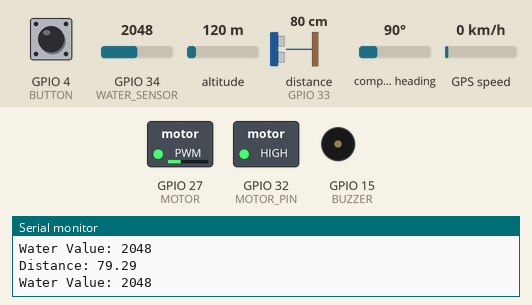
Simulated run of this sketch. Board: ESP32. On the bench: switched loads named in the sketch (green lamp = pin HIGH), buzzer (waves = sounding, pin HIGH), the last lines printed to the serial monitor. Wiring (inferred from the names in the program): ultrasonic range finder: trigger GPIO 25; echo GPIO 33. Inputs (shaded band) come from the test bench; at power-on: GPIO 34 (WATER_SENSOR) = 2048, distance to the obstacle (sensor on GPIO 33) 80 cm, GPIO 4 (BUTTON) HIGH, altitude 120 m, compass heading 90°, GPS speed 0 km/h. The echo pulse lasts 58.3 µs per cm; the GPS gets a fix after 3 s at 37.7749, -122.4194 with 8 satellites; no radio packets arrive unless stated; pins used as bus, display or sensor lines are not drawn.

Above: at 0.6 s.
1.3 s: GPIO 34 (WATER_SENSOR) set to 1545
4.8 s: GPIO 34 (WATER_SENSOR) set to 1435
At 5.2 s:
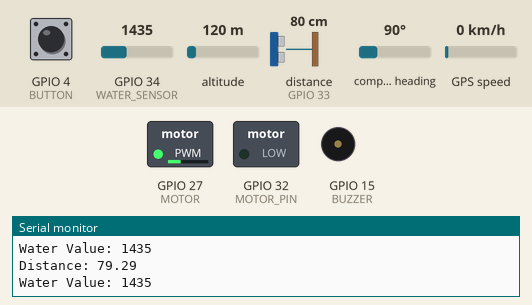
6.3 s: distance to the obstacle (sensor on GPIO 33) set to 12 cm
At 7.5 s:
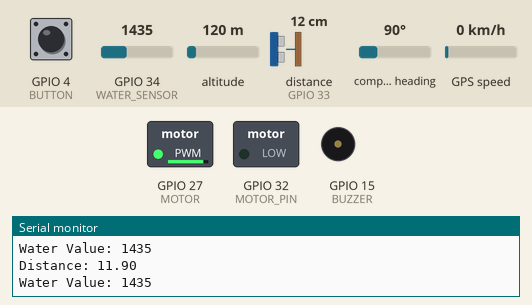
7.8 s: distance to the obstacle (sensor on GPIO 33) set to 9 cm
At 8.05 s:
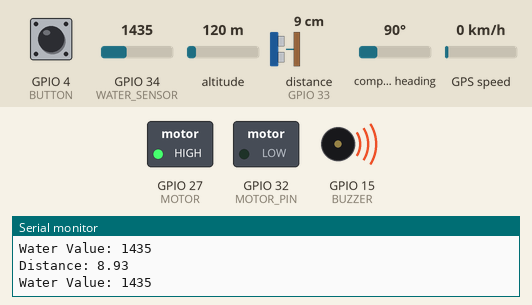
11.3 s: distance to the obstacle (sensor on GPIO 33) set to 35 cm
At 11.8 s:
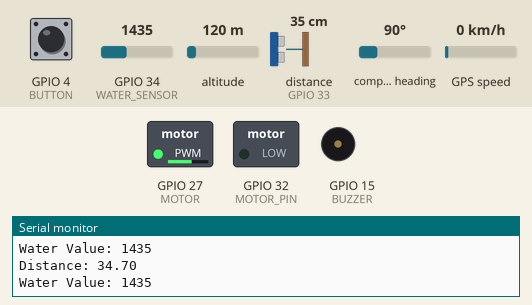
12.8 s: GPIO 34 (WATER_SENSOR) set to 1540
At 13.59 s:
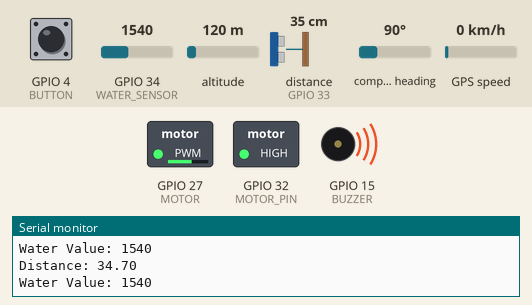
Timing chart, 0 to 17.3 s (numbered marks = the images above; inputs shaded):
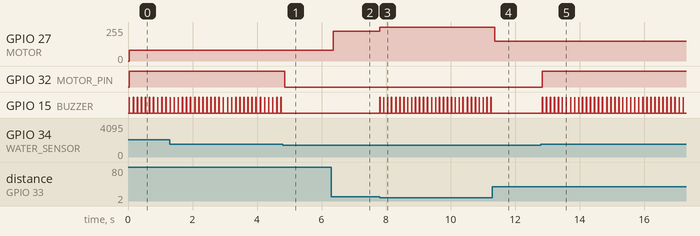

The sketch:

TX_code.ino
```cpp
#include <TinyGPS++.h>
#include <HardwareSerial.h>
#include <SPI.h>
#include <LoRa.h>

TinyGPSPlus gps;
HardwareSerial gpsSerial(1);

#define BUTTON 4

#define SS 5
#define RST 14
#define DIO0 26
#define WATER_SENSOR 34
#define TRIG 25
#define ECHO 33
#define MOTOR 27
#define MOTOR_PIN 32
#define BUZZER 15

#define PWM_CHANNEL 0
#define PWM_FREQ 2000
#define PWM_RES 8

void setup()
{
  Serial.begin(115200);

  pinMode(BUTTON, INPUT_PULLUP);

  pinMode(TRIG, OUTPUT);
  pinMode(ECHO, INPUT);
  pinMode(BUZZER, OUTPUT);
  pinMode(MOTOR_PIN, OUTPUT);

  ledcSetup(PWM_CHANNEL, PWM_FREQ, PWM_RES);
  ledcAttachPin(MOTOR, PWM_CHANNEL);

  gpsSerial.begin(9600, SERIAL_8N1, 16, 17);

  LoRa.setPins(SS, RST, DIO0);

  if (!LoRa.begin(433E6))
  {
    Serial.println("LoRa init failed");
    while (1);
  }

  Serial.println("System Ready");
}

void loop()
{
  while (gpsSerial.available())
  {
    gps.encode(gpsSerial.read());
  }

  if (digitalRead(BUTTON) == LOW)
  {
    if (gps.location.isValid())
    {
      float lat = gps.location.lat();
      float lon = gps.location.lng();

      Serial.println("SOS Button Pressed!");

      Serial.print("Latitude: ");
      Serial.println(lat, 6);

      Serial.print("Longitude: ");
      Serial.println(lon, 6);

      LoRa.beginPacket();
      LoRa.print(lat, 6);
      LoRa.print(",");
      LoRa.print(lon, 6);
      LoRa.endPacket();

      Serial.println("Location Sent");

      delay(5000);
    }
  }

  digitalWrite(TRIG, LOW);
  delayMicroseconds(2);
  digitalWrite(TRIG, HIGH);
  delayMicroseconds(10);
  digitalWrite(TRIG, LOW);

  long duration = pulseIn(ECHO, HIGH, 30000);
  float distance = duration * 0.034 / 2;

  Serial.print("Distance: ");
  Serial.println(distance);

  int waterValue = analogRead(WATER_SENSOR);

  Serial.print("Water Value: ");
  Serial.println(waterValue);

  if (distance <= 10 && waterValue > 1500)
  {
    ledcWrite(PWM_CHANNEL, 255);
    digitalWrite(MOTOR_PIN, HIGH);

    digitalWrite(BUZZER, HIGH);
    delay(10);
    digitalWrite(BUZZER, LOW);
    delay(10);
  }

  else if ((distance > 80 || distance <= 0) && waterValue > 1500)
  {
    ledcWrite(PWM_CHANNEL, 0);
    digitalWrite(MOTOR_PIN, HIGH);

    digitalWrite(BUZZER, HIGH);
    delay(10);
    digitalWrite(BUZZER, LOW);
    delay(10);
  }

  else if ((distance > 50 && distance <= 80) && waterValue > 1500)
  {
    ledcWrite(PWM_CHANNEL, 80);
    digitalWrite(MOTOR_PIN, HIGH);

    digitalWrite(BUZZER, HIGH);
    delay(10);
    digitalWrite(BUZZER, LOW);
    delay(10);
  }

  else if ((distance > 25 && distance <= 50) && waterValue > 1500)
  {
    ledcWrite(PWM_CHANNEL, 150);
    digitalWrite(MOTOR_PIN, HIGH);

    digitalWrite(BUZZER, HIGH);
    delay(10);
    digitalWrite(BUZZER, LOW);
    delay(10);
  }

  else if (distance <= 25 && waterValue > 1500)
  {
    ledcWrite(PWM_CHANNEL, 225);
    digitalWrite(MOTOR_PIN, HIGH);

    digitalWrite(BUZZER, HIGH);
    delay(10);
    digitalWrite(BUZZER, LOW);
    delay(10);
  }

  else if (waterValue > 1500)
  {
    ledcWrite(PWM_CHANNEL, 0);
    digitalWrite(MOTOR_PIN, HIGH);

    digitalWrite(BUZZER, HIGH);
    delay(10);
    digitalWrite(BUZZER, LOW);
    delay(10);
  }

  else if (distance > 80 || distance <= 0)
  {
    ledcWrite(PWM_CHANNEL, 0);
    digitalWrite(BUZZER, LOW);
    digitalWrite(MOTOR_PIN, LOW);
  }

  else if (distance > 50 && distance <= 80)
  {
    ledcWrite(PWM_CHANNEL, 80);
    digitalWrite(BUZZER, LOW);
    digitalWrite(MOTOR_PIN, LOW);
  }

  else if (distance > 25 && distance <= 50)
  {
    ledcWrite(PWM_CHANNEL, 150);
    digitalWrite(BUZZER, LOW);
    digitalWrite(MOTOR_PIN, LOW);
  }

  else if (distance <= 10)
  {
    ledcWrite(PWM_CHANNEL, 255);

    digitalWrite(BUZZER, HIGH);
    delay(10);
    digitalWrite(BUZZER, LOW);
    delay(10);

    digitalWrite(MOTOR_PIN, LOW);
  }

  else if (distance <= 25)
  {
    ledcWrite(PWM_CHANNEL, 225);
    digitalWrite(MOTOR_PIN, LOW);
  }

  delay(100);
}
```

Measured:
- the behaviour switches between 1501 and 1500 on GPIO 34 (WATER_SENSOR) (found by bisection; images 0 and 1)
- the behaviour switches between 11 and 10 cm on distance to the obstacle (sensor on GPIO 33) (found by bisection; images 2 and 3)
- after the input at 4.8 s, GPIO 32 (MOTOR_PIN): HIGH → LOW after 0.06 s; GPIO 15 (BUZZER): stops changing and stays LOW
- after the input at 6.3 s, GPIO 27 (MOTOR): 80/255 → 224/255 after 0.07 s
- after the input at 7.8 s, GPIO 27 (MOTOR): 224/255 → 255/255 at once; GPIO 15 (BUZZER): alternates HIGH for 0.01 s and LOW for 0.11 s, starting at once
- after the input at 11.3 s, GPIO 27 (MOTOR): 255/255 → 149/255 after 0.07 s; GPIO 15 (BUZZER): stops changing and stays LOW
- after the input at 12.8 s, GPIO 32 (MOTOR_PIN): LOW → HIGH after 0.05 s; GPIO 15 (BUZZER): alternates HIGH for 0.01 s and LOW for 0.11 s, starting after 0.05 s
- by itself, GPIO 15 (BUZZER): alternates HIGH for 0.01 s and LOW for 0.12 s
